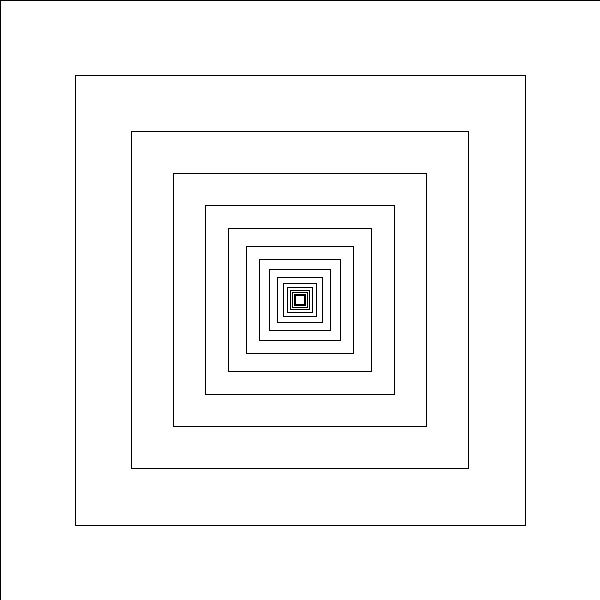
Frame 1 (no input)
Frame 60 (the mouse pressed at the canvas centre just before this capture): identical to frame 1, image omitted
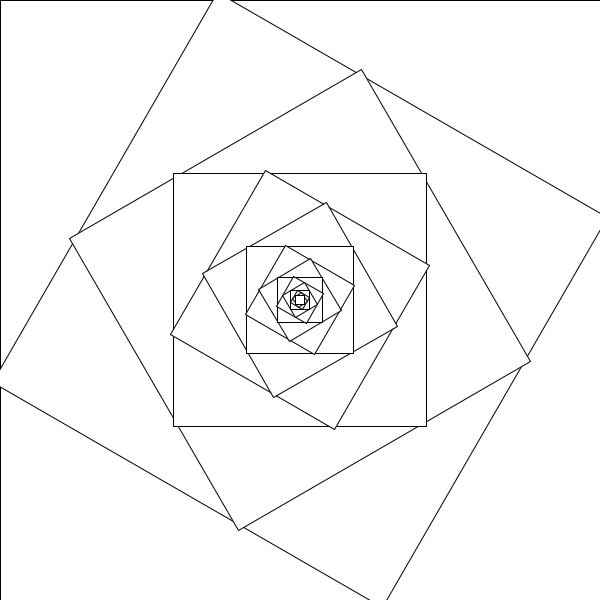
Frame 120 (the mouse held since frame 60 and released just before this capture)

The Processing sketch that drew these frames (run headless with seeded random() and noise(); from frame 60 on, the mouse is pressed at the canvas centre):

// Processing sketch: Week11RecursionExample
// ── Week11RecursionExample.pde
void setup() {
  size(600, 600);
  background(255);
  rectMode(CENTER);
}

void draw() {
  background(255);
  drawRect(width/2, height/2, width);
}

void drawRect(int x, int y, float radius) {
  rect(x, y, radius, radius);


  if (radius > 10) {//base case
    radius *= .75; //makes radius smaller by .75
    pushMatrix();
    translate(x, y);
    float theta = mouseY;
    rotate(radians(theta));
    drawRect(0, 0, radius);
    popMatrix();
  }
}
